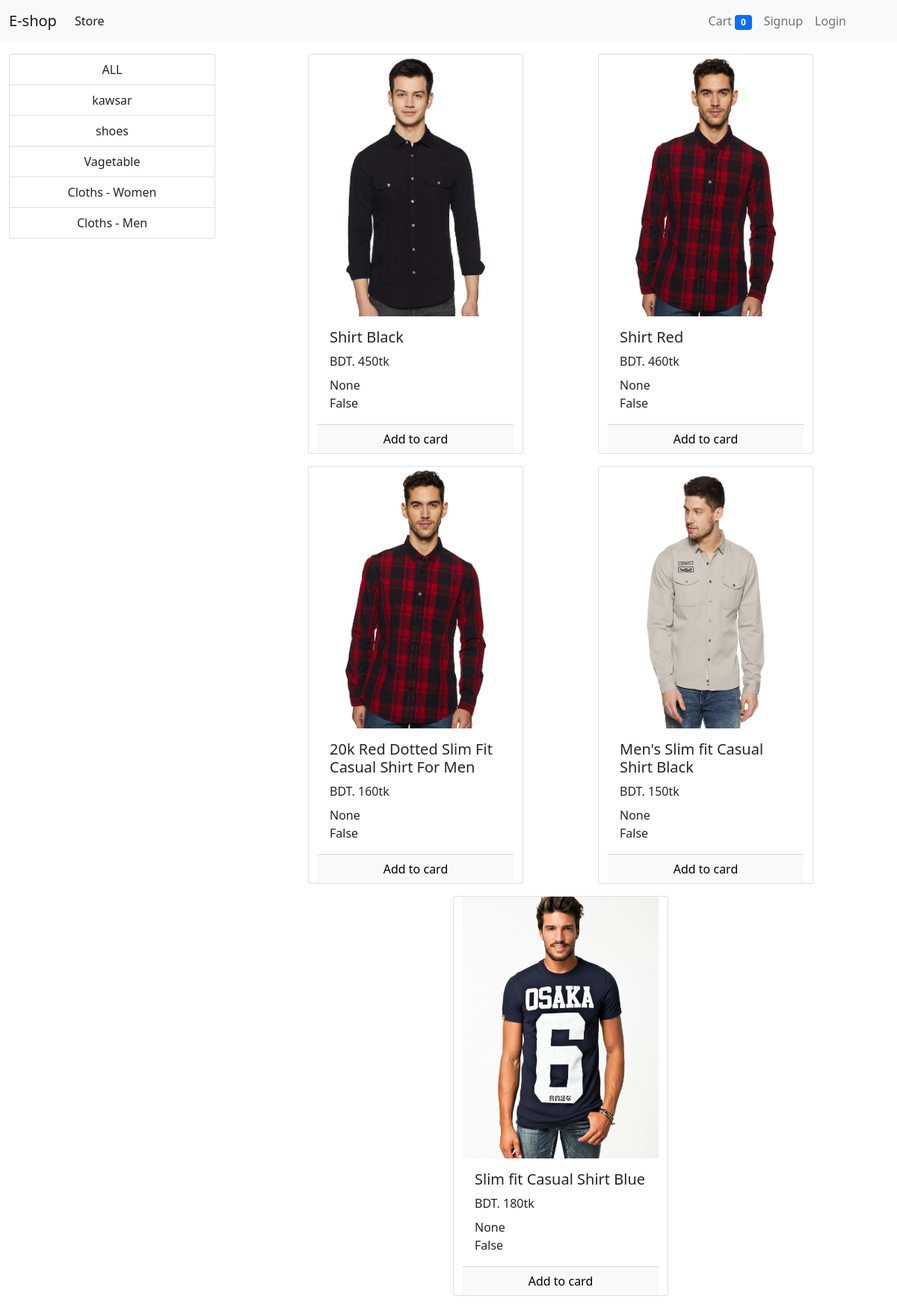
The app's page /?category=5 with its own data.
### store/models/catagory.py (models this page shows, shortened)
class Category(models.Model):
    name=models.CharField(max_length=20)
    @staticmethod
    def get_all_categories():
        return Category.objects.all()

### store/models/product.py (models this page shows, shortened)
class Product(models.Model):
    name=models.CharField(max_length=100)
    price=models.IntegerField(default=0)
    catagory=models.ForeignKey(Category,on_delete=models.CASCADE,default=1)
    description=models.CharField(max_length=200,default="",null=True,blank=True)
    image=models.ImageField(upload_to='uploads/products/')
    @staticmethod
    def get_all_products():
        return Product.objects.all()
    @staticmethod
    def get_all_products_by_ID(cat_id):
        if cat_id:
            return Product.objects.filter(catagory=cat_id)
        else:
            return Product.objects.all()

### store/views/index.py (the view, shortened to what this page needs)
# urls.py: path("",Index),
def Index(request):
    if request.method=="GET":
        cart=request.session.get('cart')
        if not cart:
            request.session.cart={}
    data=Product.get_all_products()
    Product_category=request.GET.get('category')
    if Product_category:
        data=Product.get_all_products_by_ID(Product_category)
    print(request.session.get('email'))
    categories=Category.get_all_categories()
    return render(request,"store/index.html",{'data':data,"categories":categories})

### store/templatetags/cart.py (called while the page is built)
@register.filter(name='is_in_cart')
def is_in_cart(product,cart):
    keys=cart.keys()
    for id in keys:
        if int(id)==product.id:
            return True
    return False

### templates/store/index.html (shortened to what this page needs)
{% extends 'base.html' %}
{% block content %}
{% load cart %}
<div class="container-fluid mt-3">
    <div class="row">
        <div class="col-lg-3">
            <div class="list-group">
                <a href="/" class="list-group-item list-group-item-action text-center">ALL</a>
                {% for cat in categories %}
                <a href="/?category={{cat.id}}" class="list-group-item list-group-item-action text-center">{{cat.name}}</a>
                {% endfor %}
            </div>
        </div>
        <div class="col-lg-8 offset-1 mx-auto">
            <div class="row mx-auto">
                {% for fm in data %}
                        <div class="card mx-auto mb-3" id="{{fm.id}}" style="width: 18rem;">
                            <img src="{{fm.image.url}}" height="350px" width="250px" class="card-img-top" alt="...">
                            <div class="card-body">
                              <h5 class="card-title">{{fm.name}}</h5>
                              <p class="card-title">BDT. {{fm.price}}tk</p>
                              <p class="card-text">{{fm.description}}</p>
                              {{fm|is_in_cart:request.session.cart}}
                            </div>
                            <div class="card-footer  p-0">
                                {% if not fm|is_in_cart:request.session.cart %}
                                <form action="/#{{fm.id}}" method="post" class="d-grid ">
                                    <input type="submit" class=" btn btn-light  from-control" value="Add to card">
                                  </form>
                                {% endif %}
                            </div>
                          </div>
                {% endfor %}
            </div>
        </div>
    </div>
</div>
{% endblock %}

### records on screen
Category: name "kawsar"
Category: name "shoes"
Category: name "Vagetable"
Category: name "Cloths - Women"
Category: name "Cloths - Men"
Product: image (picture), name "Shirt Black", price "450", description "None", session "False"
Product: image (picture), name "Shirt Red", price "460", description "None", session "False"
Product: image (picture), name "20k Red Dotted Slim Fit Casual Shirt For Men", price "160", description "None", session "False"
Product: image (picture), name "Men's Slim fit Casual Shirt Black", price "150", description "None", session "False"
Product: image (picture), name "Slim fit Casual Shirt Blue", price "180", description "None", session "False"

### other values on screen
{{ request.session.cart.keys|length }} "0"
